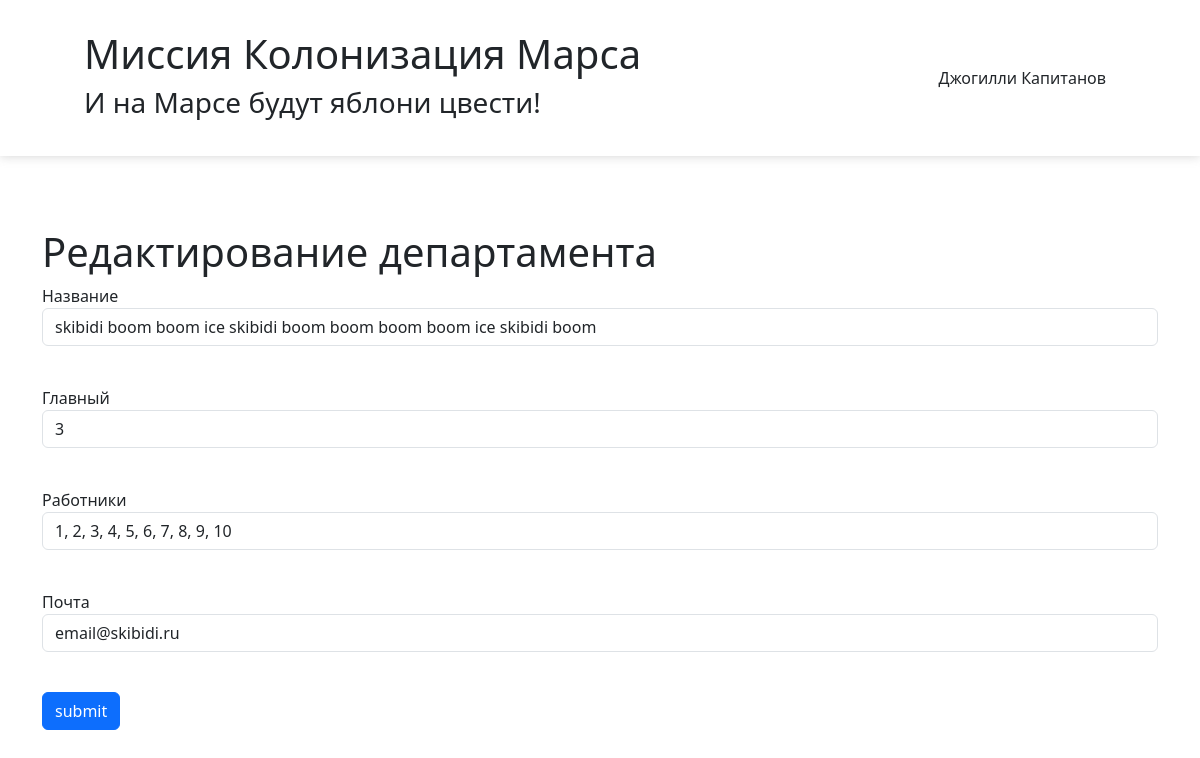
The app's page /add_department/2 (signed in) with its own data.
### data/__all_models.py (models this page shows, shortened)
class User(SqlAlchemyBase, UserMixin):
    __tablename__ = 'users'
    id = sqlalchemy.Column(sqlalchemy.Integer, primary_key=True, autoincrement=True)
    surname = sqlalchemy.Column(sqlalchemy.String, nullable=True)
    name = sqlalchemy.Column(sqlalchemy.String, nullable=True)
    age = sqlalchemy.Column(sqlalchemy.Integer, nullable=True)
    position = sqlalchemy.Column(sqlalchemy.String, nullable=True)
    speciality = sqlalchemy.Column(sqlalchemy.String, nullable=True)
    address = sqlalchemy.Column(sqlalchemy.String, nullable=True)
    email = sqlalchemy.Column(sqlalchemy.String, unique=True, nullable=True)
    hashed_password = sqlalchemy.Column(sqlalchemy.String, nullable=True)
    modified_date = sqlalchemy.Column(sqlalchemy.DateTime, default=datetime.datetime.now)

class Department(SqlAlchemyBase, UserMixin):
    __tablename__ = 'department'
    id = sqlalchemy.Column(sqlalchemy.Integer, primary_key=True, autoincrement=True)
    title = sqlalchemy.Column(sqlalchemy.String, nullable=True)
    chief = sqlalchemy.Column(sqlalchemy.Integer, sqlalchemy.ForeignKey("users.id"))
    members = sqlalchemy.Column(sqlalchemy.String, nullable=True)
    email = sqlalchemy.Column(sqlalchemy.String, unique=True, nullable=True)

### code.py (the view, shortened to what this page needs)
@app.route('/add_department/<int:id>', methods=['GET', 'POST'])
@login_required
def edit_department(id):
    form = DepartmentForm()
    if request.method == "GET":
        db_sess = db_session.create_session()
        if current_user.id == 1:
            dep = db_sess.query(Department).filter(Department.id == id).first()
        else:
            dep = db_sess.query(Department).filter(Department.id == id, Department.chief == current_user.id).first()
        if dep:
            form.title.data = dep.title
            form.chief.data = dep.chief
            form.members.data = dep.members
            form.email.data = dep.email
        else:
            abort(404)
    return render_template('departmentadd.html', title='Редактирование департамента', form=form)

### data/__all_models.py
class DepartmentForm(FlaskForm):
    title = StringField('Название')
    chief = IntegerField('Главный')
    members = StringField('Работники')
    email = EmailField('Почта', validators=[InputRequired()])
    submit = SubmitField('submit')

### code.py (called while the page is built)
@login_manager.user_loader
def load_user(user_id):
    db_sess = db_session.create_session()
    return db_sess.query(User).get(user_id)

### data/db_session.py (called while the page is built)
def create_session() -> Session:
    global __factory
    return __factory()

### templates/departmentadd.html (shortened to what this page needs)
{% extends "base.html" %}
{% block content %}
    <h1>{{ title }}</h1>
    <form action="" method="post">
        <p>
            {{ form.title.label }}<br>
            {{ form.title(class="form-control") }}<br>
        </p>
        <p>
            {{ form.chief.label }}<br>
            {{ form.chief(class="form-control") }}<br>
        </p>
        <p>
            {{ form.members.label }}<br>
            {{ form.members(class="form-control") }}<br>
        </p>
        <p>
            {{ form.email.label }}<br>
            {{ form.email(class="form-control", type="email") }}<br>
        </p>
        <p>{{ form.submit(type="submit", class="btn btn-primary") }}</p>
    </form>
{% endblock %}

### templates/base.html (shortened to what this page needs)
<!DOCTYPE html>
<html lang="ru">
<head>
    <link href="https://cdn.jsdelivr.net/npm/bootstrap@5.3.3/dist/css/bootstrap.min.css" rel="stylesheet">
    <link rel="stylesheet" type="text/css" href="{{ url_for('static', filename='css/style.css') }}" />
</head>
<body>
    <header>
        <h1>Миссия Колонизация Марса</h1>
        <nav>
            {% if current_user.is_authenticated %}
                <a class="navbar-brand" href="/logout">{{ current_user.name }} {{ current_user.surname }}</a>
            {% else %}
                <p>
                    <a class="btn btn-primary " href="/register">Зарегистрироваться</a>
                    <a class="btn btn-success" href="/login">Войти</a>
                </p>
            {% endif %}
        </nav>
        <h3>И на Марсе будут яблони цвести!</h3>
    </header>
    <main role="main" class="container">
        {% block content %}{% endblock %}
    </main>
</body>
</html>

### static/css/style.css (style rules this page uses)
header { width: auto; background: white; position: fixed; top: 0px; left: 0px; right: 0px; padding-right: 7%; padding-left: 7%; padding-top: 30px; height: 156px; box-shadow: 0 0 10px #9a9a9a6e; }
nav { display: flex; position: absolute; top: 56px; right: 7%; }
main { margin-top: 228px; margin-bottom: 100px; }
.navbar-brand { margin: 10px; }

### records on screen
User: name "Джогилли", surname "Капитанов"
Department: title "skibidi boom boom ice skibidi boom boom boom boom ice skibidi boom", chief "3", members "1, 2, 3, 4, 5, 6, 7, 8, 9, 10", email "email@skibidi.ru"

### other values on screen
{{ title }} "Редактирование департамента"
